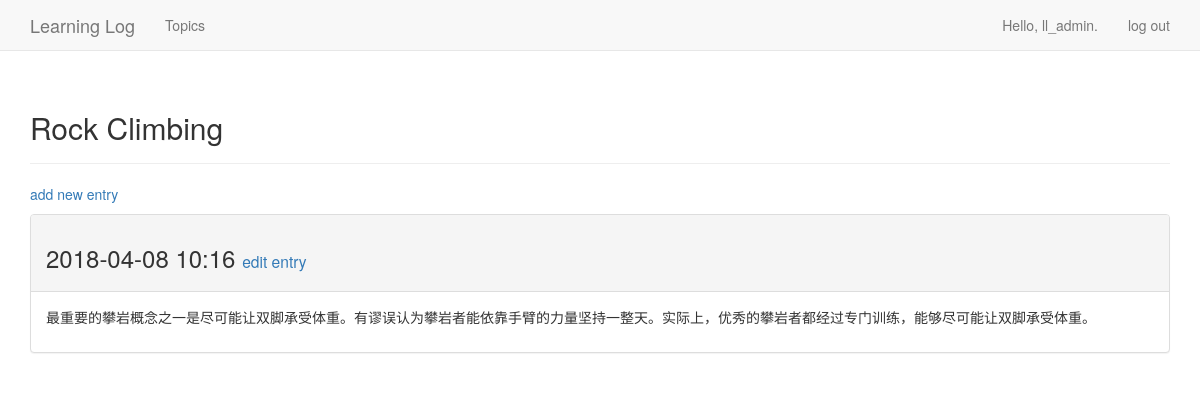
Page /topics/2 (signed in) on the committed database.
### learning/models.py (models this page shows, shortened)
class Topic(models.Model):
    text = models.CharField(max_length=200)
    date_added = models.DateTimeField(auto_now_add=True)
    owner = models.ForeignKey(User,on_delete=models.CASCADE)
    def __str__(self):
        return self.text

class Entry(models.Model):
    topic = models.ForeignKey(Topic,on_delete=models.CASCADE)
    text = models.TextField()
    date_added = models.DateTimeField(auto_now_add=True)
    class Meta:
        verbose_name_plural = 'entries'

### learning/views.py (the view)
# urls.py: path('topics/<int:topic_id>', views.topic, name='topic'),
@login_required
def topic(request, topic_id):
    topic = Topic.objects.get(id=topic_id)
    if topic.owner != request.user:
        raise Http404
    entries = topic.entry_set.order_by('-date_added')
    context = {'topic': topic, 'entries': entries}
    return render(request, 'learning/topic.html', context=context)

### learning/templates/learning/topic.html
{% extends "learning/base.html" %}
{% block header %}
    <h2>{{ topic }}</h2>
{% endblock header %}
{% block content %}
    <p>
        <a href="{% url 'learning:new_entry' topic.id %}">add new entry</a>
    </p>
    {% for entry in entries %}
        <div class="panel panel-default">
            <div class="panel-heading">
                <h3>
                    {{ entry.date_added|date:"Y-m-d H:i" }}
                    <small>
                        <a href="{% url 'learning:edit_entry' entry.id %}">
                            edit entry</a>
                    </small>
                </h3>
            </div>
            <div class="panel-body">
                {{ entry.text|linebreaks }}
            </div>
        </div>
    {% empty %}
        There are no entries for this topic yet.
    {% endfor %}
{% endblock content %}

### learning/templates/learning/base.html (shortened to what this page needs)
{% load bootstrap3 %}
<!DOCTYPE html>
<html lang="en">
<head>
    {% bootstrap_css %}
</head>
<body>
<nav class="navbar navbar-default navbar-static-top">
    <div class="container">
        <div class="navbar-header">
            <a class="navbar-brand" href="{% url 'learning:index' %}">
                Learning Log</a>
        </div>
        <div id="navbar" class="navbar-collapse collapse">
            <ul class="nav navbar-nav">
                <li><a href="{% url 'learning:topics' %}">Topics</a></li>
            </ul>
            <ul class="nav navbar-nav navbar-right">
                {% if user.is_authenticated %}
                    <li><a>Hello, {{ user.username }}.</a></li>
                    <li><a href="{% url 'users:logout' %}">log out</a></li>
                {% else %}
                    <li><a href="{% url 'users:register' %}">register</a></li>
                    <li><a href="{% url 'users:login' %}">log in</a></li>
                {% endif %}
            </ul>
        </div>
    </div>
</nav>
<div class="container">
    <div class="page-header">
        {% block header %}{% endblock header %}
    </div>
    <div>{% block content %}{% endblock content %}
    </div>
</div>
</body>
</html>

### rows in the picture
Topic: text "Rock Climbing"
Entry: date_added "2018-04-08 10:16", text "最重要的攀岩概念之一是尽可能让双脚承受体重。有谬误认为攀岩者能依靠手臂的力量坚持一整天。实际上，优秀的攀岩者都经过专门训练，能够尽可能让双脚承受体重。"

### other values in the picture
{{ user.username }} "ll_admin"
